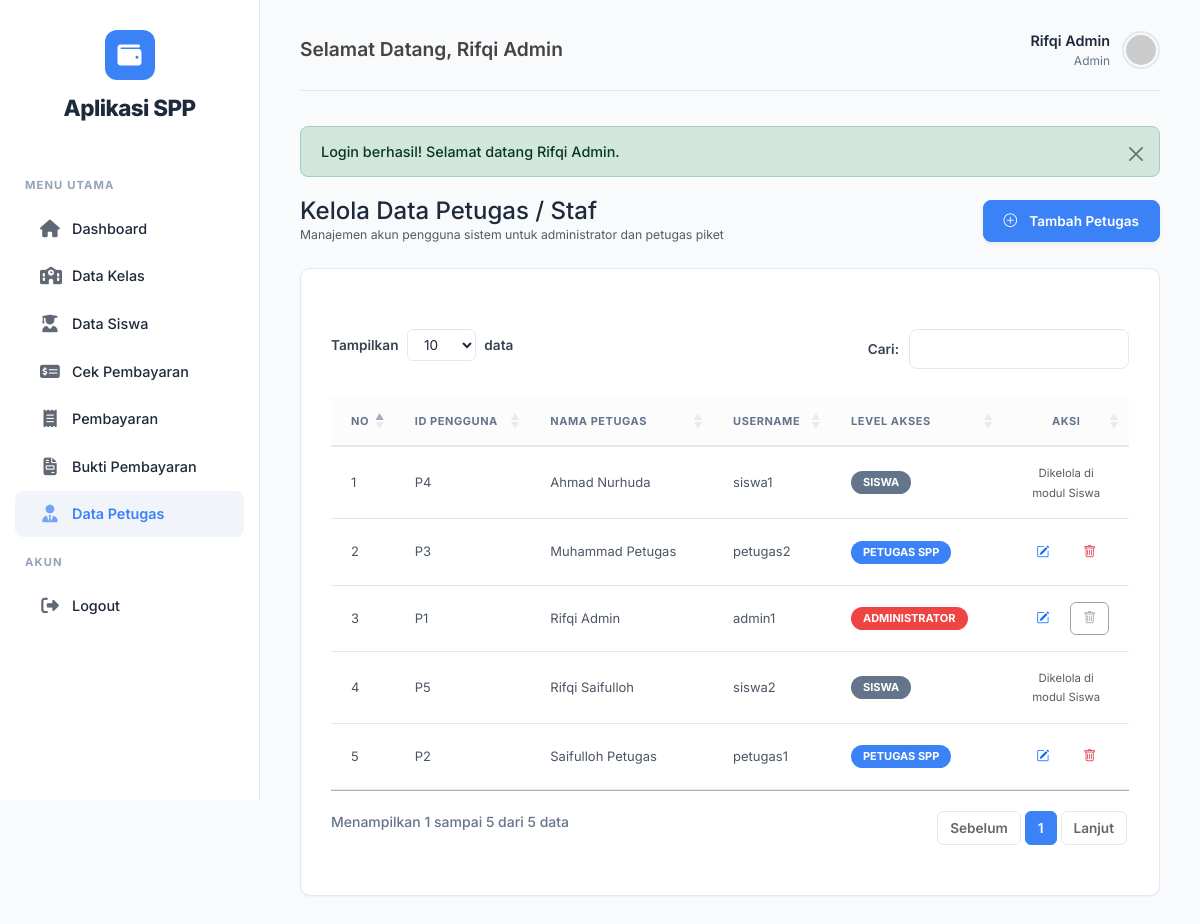
/modules/petugas/index.php (signed in), run on the app's committed database.
### tables this page shows
CREATE TABLE `tb_petugas_muhammadrifqisaifulloh` (
  `id_petugas` varchar(11) NOT NULL,
  `username` varchar(25) NOT NULL,
  `password` varchar(32) NOT NULL,
  `nama_petugas` varchar(35) NOT NULL,
  `level` enum('admin','petugas','siswa') NOT NULL
);

### classes/Petugas.php (called while the page is built, shortened)
<?php
class Petugas {
    private $conn;
    private $table_name = "tb_petugas_muhammadrifqisaifulloh";
    public function __construct($db) {
        $this->conn = $db;
    }
    public function read() {
        $query = "SELECT * FROM " . $this->table_name . " ORDER BY nama_petugas ASC";
        $stmt = $this->conn->prepare($query);
        $stmt->execute();
        return $stmt;
    }
}
?>

### modules/petugas/index.php (the view, shortened to what this page needs)
<?php
require_once '../../layout/header.php';
require_once '../../classes/Petugas.php';
$database = new Database();
$db = $database->getConnection();
$petugas = new Petugas($db);
$stmt = $petugas->read();
?>
<div class="d-flex justify-content-between align-items-center mb-4 flex-wrap gap-3">
    <div>
        <h4 class="fw-700 m-0">Kelola Data Petugas / Staf</h4>
        <p class="text-muted small m-0">Manajemen akun pengguna sistem untuk administrator dan petugas piket</p>
    </div>
    <a href="tambah.php" class="btn btn-primary rounded-3 shadow-sm">
        <i class="bi bi-plus-circle me-1"></i> Tambah Petugas
    </a>
</div>
<div class="table-responsive-custom">
    <table class="table table-hover table-custom datatable w-100">
        <thead>
            <tr>
                <th width="8%">No</th>
                <th>ID Pengguna</th>
                <th>Nama Petugas</th>
                <th>Username</th>
                <th>Level Akses</th>
                <th width="15%" class="text-center">Aksi</th>
            </tr>
        </thead>
        <tbody>
            <?php
            $no = 1;
            while ($row = $stmt->fetch(PDO::FETCH_ASSOC)):
                $is_siswa = ($row['level'] === 'siswa');
            ?>
            <tr>
                <td><?= $no++ ?></td>
                <td class="fw-600 text-secondary"><?= htmlspecialchars($row['id_petugas']) ?></td>
                <td class="fw-700 text-dark"><?= htmlspecialchars($row['nama_petugas']) ?></td>
                <td><?= htmlspecialchars($row['username']) ?></td>
                <td>
                    <?php if ($row['level'] === 'admin'): ?>
                        <span class="badge bg-danger">Administrator</span>
                    <?php elseif ($row['level'] === 'petugas'): ?>
                        <span class="badge bg-primary">Petugas SPP</span>
                    <?php else: ?>
                        <span class="badge bg-secondary">Siswa</span>
                    <?php endif; ?>
                </td>
                <td class="text-center">
                    <?php if (!$is_siswa): ?>
                        <div class="d-flex justify-content-center gap-2">
                            <a href="edit.php?id=<?= urlencode($row['id_petugas']) ?>" class="btn btn-action btn-outline-primary" title="Edit Petugas">
                                <i class="bi bi-pencil-square"></i>
                            </a>
                            <?php if ($row['id_petugas'] !== $_SESSION['id_user']): ?>
                                <a href="hapus.php?id=<?= urlencode($row['id_petugas']) ?>" class="btn btn-action btn-outline-danger" onclick="return confirm('Apakah Anda yakin ingin menghapus akun petugas ini?')" title="Hapus Petugas">
                                    <i class="bi bi-trash"></i>
                                </a>
                            <?php else: ?>
                                <button class="btn btn-action btn-outline-secondary" disabled title="Anda tidak dapat menghapus akun sendiri."><i class="bi bi-trash"></i></button>
                            <?php endif; ?>
                        </div>
                    <?php else: ?>
                        <span class="text-muted small italic">Dikelola di modul Siswa</span>
                    <?php endif; ?>
                </td>
            </tr>
            <?php endwhile; ?>
        </tbody>
    </table>
</div>
<?php
require_once '../../layout/footer.php';
?>

### assets/css/style.css (style rules this page uses)
:root { --bs-primary: #3b82f6; --bs-primary-rgb: 59, 130, 246; --bs-success: #10b981; --bs-success-rgb: 16, 185, 129; --bs-warning: #f59e0b; --bs-warning-rgb: 245, 158, 11; --bs-danger: #ef4444; --bs-danger-rgb: 239, 68, 68; --bs-info: #3b82f6; --bs-info-rgb: 59, 130, 246; --primary: #3b82f6; --primary-dark: #2563eb; --success: #10b981; --warning: #f59e0b; --danger: #ef4444; --gray: #64748b; --gray-light: #94a3b8; --gray-lighter: #f1f5f9; --bg-body: #f8fafc; --bg-card: #ffffff; --text-main: #1e293b; --text-muted: #64748b; --border-color: #e2e8f0; --sidebar-bg: #ffffff; --sidebar-active: #f1f5f9; --shadow-sm: 0 1px 2px 0 rgba(0, 0, 0, 0.05); --shadow-md: 0 4px 6px -1px rgba(0, 0, 0, 0.1), 0 2px 4px -1px rgba(0, 0, 0, 0.06); --radius: 10px; --transition: all 0.2s cubic-bezier(0.4, 0, 0.2, 1); }
body { font-family: 'Inter', system-ui, -apple-system, sans-serif !important; background-color: var(--bg-body) !important; color: var(--text-main) !important; line-height: 1.5; font-size: 14px; -webkit-font-smoothing: antialiased; }
a { text-decoration: none; color: inherit; transition: var(--transition); }
.card, .table-responsive-custom, .form-card { background: var(--bg-card) !important; border-radius: var(--radius) !important; border: 1px solid var(--border-color) !important; box-shadow: var(--shadow-sm) !important; margin-bottom: 25px; overflow: hidden; padding: 30px !important; }
.table-responsive-custom { overflow-x: auto !important; -webkit-overflow-scrolling: touch; }
table, .table-custom { width: 100%; border-collapse: collapse; }
th, .table-custom th { padding: 16px 20px !important; border-bottom: 2px solid var(--border-color) !important; vertical-align: middle; text-align: left; background-color: #fcfcfc !important; font-size: 11px !important; text-transform: uppercase !important; font-weight: 700 !important; color: var(--gray) !important; letter-spacing: 0.05em !important; }
td, .table-custom td { padding: 16px 20px !important; border-bottom: 1px solid var(--border-color) !important; vertical-align: middle; color: #4b5563 !important; font-size: 13px !important; background-color: transparent !important; }
.btn { display: inline-flex; align-items: center; justify-content: center; padding: 10px 20px; border-radius: 8px; font-weight: 600; font-size: 0.85rem; cursor: pointer; border: 1px solid transparent; transition: var(--transition); gap: 8px; text-decoration: none; }
.btn-primary { background-color: var(--primary) !important; border-color: var(--primary) !important; color: #fff !important; }
.btn-action { padding: 6px 12px !important; font-size: 0.8rem !important; border-radius: 6px !important; font-weight: 600 !important; }
.badge { padding: 6px 12px !important; border-radius: 50px !important; font-size: 11px !important; font-weight: 700 !important; text-transform: uppercase !important; display: inline-block !important; }
.bg-primary { background-color: var(--primary) !important; color: #fff !important; }
.bg-danger { background-color: var(--danger) !important; color: #fff !important; }
.bg-secondary { background-color: var(--gray) !important; color: #fff !important; }

### data on the page
tb_petugas_muhammadrifqisaifulloh: id_petugas "P4", nama_petugas "Ahmad Nurhuda", username "siswa1", level "SISWA"
tb_petugas_muhammadrifqisaifulloh: id_petugas "P3", nama_petugas "Muhammad Petugas", username "petugas2", level "PETUGAS SPP"
tb_petugas_muhammadrifqisaifulloh: id_petugas "P1", nama_petugas "Rifqi Admin", username "admin1", level "ADMINISTRATOR"
tb_petugas_muhammadrifqisaifulloh: id_petugas "P5", nama_petugas "Rifqi Saifulloh", username "siswa2", level "SISWA"
tb_petugas_muhammadrifqisaifulloh: id_petugas "P2", nama_petugas "Saifulloh Petugas", username "petugas1", level "PETUGAS SPP"

### other printed values
$_SESSION['nama'] "Rifqi Admin"
$_SESSION['level'] "Admin"
$_SESSION['alert']['message'] "Login berhasil! Selamat datang Rifqi Admin."
